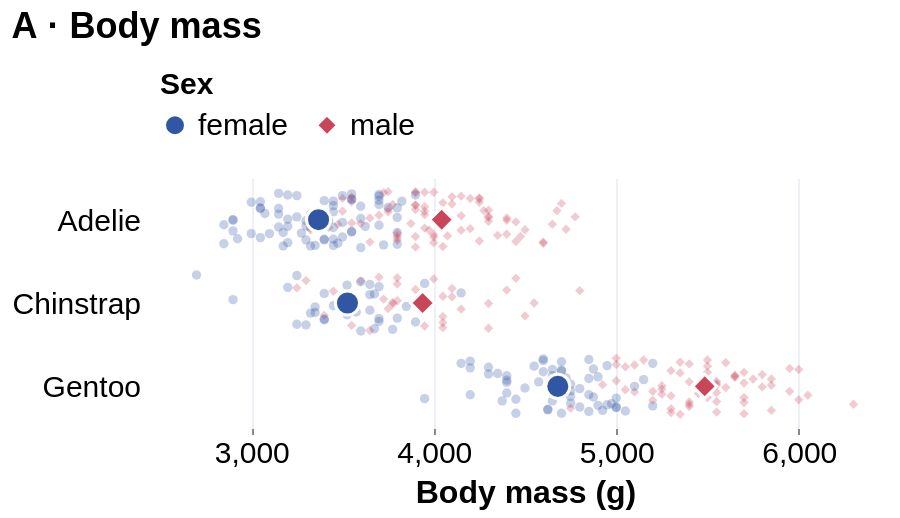

Vega-Lite specification stored for this chart:
### Vega-Lite specification from a JSON file in a GitHub repository (floating-point values rounded to 4 significant figures; data arrays with more than 128 entries replaced by an {"elided": "..."} marker saying what was removed)
{"$schema": "https://vega.github.io/schema/vega-lite/v6.json", "data": {"values": {"elided": "333 records"}}, "width": 365, "height": 125, "title": "A · Body mass", "encoding": {"x": {"field": "body_mass_g", "type": "quantitative", "title": "Body mass (g)", "scale": {"domain": [2500, 6500], "zero": false}, "axis": {"tickCount": 5}}, "y": {"field": "species", "type": "nominal", "title": null, "sort": ["Adelie", "Chinstrap", "Gentoo"], "axis": {"labelPadding": 10, "ticks": false}}}, "layer": [{"transform": [{"as": "jitter", "calculate": "(datum.row * 73 % 101 - 50) / 50"}], "mark": {"type": "point", "filled": true, "size": 22, "opacity": 0.28, "yOffset": {"expr": "datum.jitter * 14"}}, "encoding": {"color": {"field": "sex", "type": "nominal", "title": "Sex", "scale": {"domain": ["female", "male"], "range": ["#3157a4", "#c9455a"]}}, "shape": {"field": "sex", "type": "nominal", "title": "Sex", "scale": {"domain": ["female", "male"], "range": ["circle", "diamond"]}}, "tooltip": [{"field": "species"}, {"field": "sex"}, {"field": "body_mass_g", "type": "quantitative", "title": "Body mass (g)"}]}}, {"mark": {"type": "point", "filled": true, "size": 145, "opacity": 1, "stroke": "white", "strokeWidth": 1.5}, "encoding": {"color": {"field": "sex", "type": "nominal", "title": "Sex", "scale": {"domain": ["female", "male"], "range": ["#3157a4", "#c9455a"]}}, "shape": {"field": "sex", "type": "nominal", "title": "Sex", "scale": {"domain": ["female", "male"], "range": ["circle", "diamond"]}}, "x": {"field": "body_mass_g", "type": "quantitative", "title": "Body mass (g)", "scale": {"domain": [2500, 6500], "zero": false}, "axis": {"tickCount": 5}, "aggregate": "mean"}, "tooltip": [{"field": "species"}, {"field": "sex"}, {"field": "body_mass_g", "aggregate": "mean", "type": "quantitative", "title": "Mean", "format": ".1f"}]}}], "config": {"font": "Arial", "background": "white", "view": {"stroke": null}, "axis": {"labelFontSize": 15, "titleFontSize": 16, "gridColor": "#edf0f4", "domain": false, "tickSize": 3}, "legend": {"orient": "top", "labelFontSize": 15, "titleFontSize": 15, "symbolSize": 110, "symbolOpacity": 1, "titleLimit": 400}, "title": {"fontSize": 18, "anchor": "start", "offset": 12}}}
